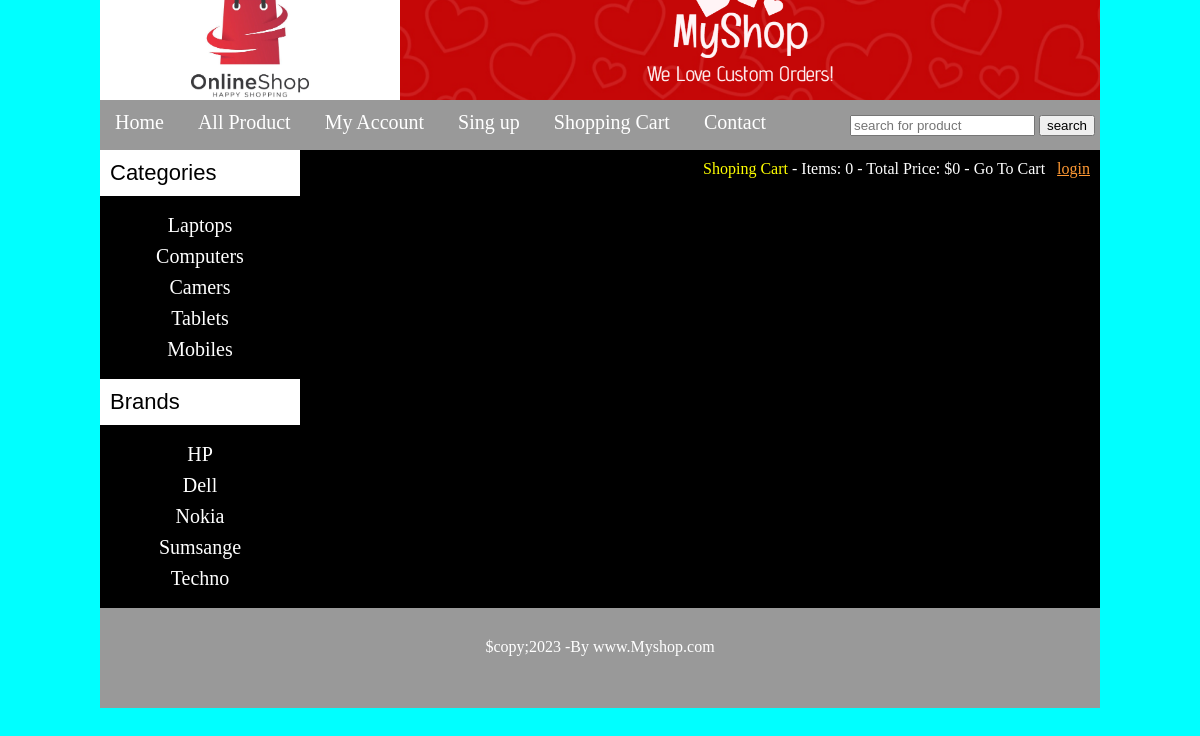
Before: / with the older database file.
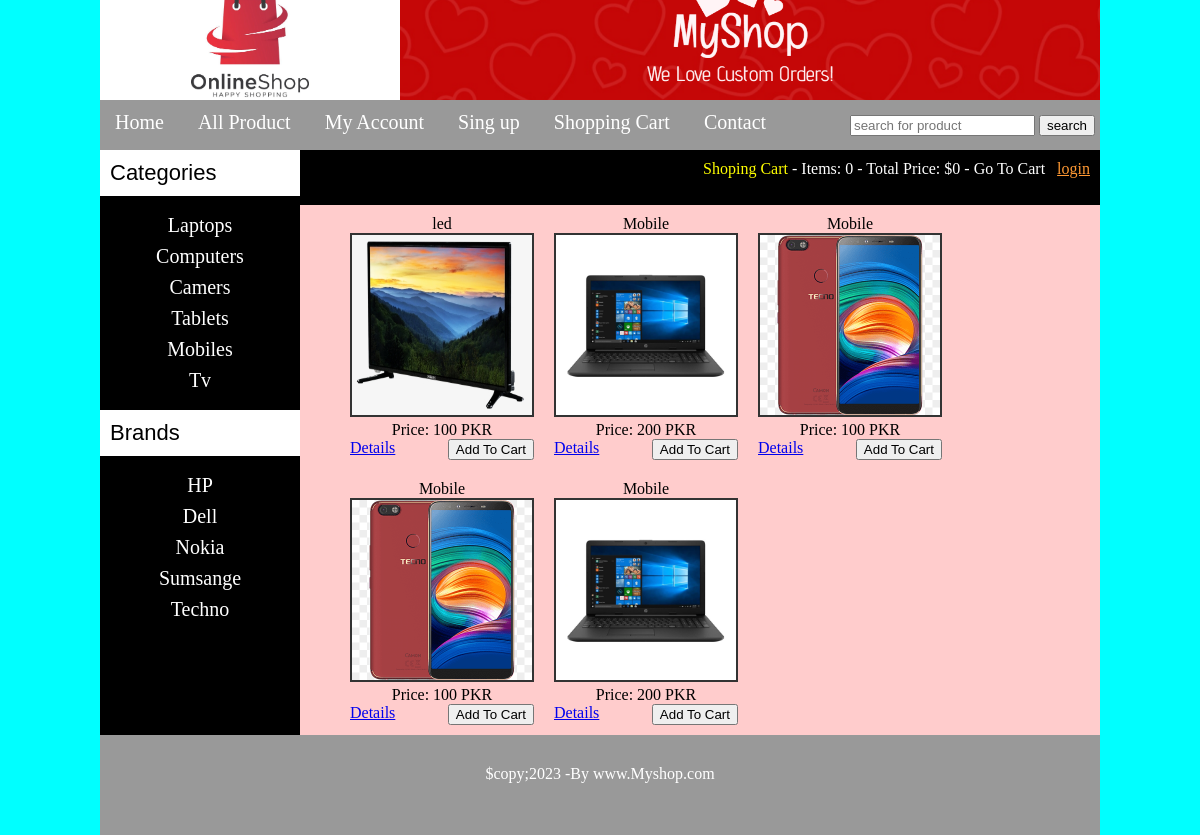
After: the same page with the newer database file.
### tables this page shows
CREATE TABLE `categories` (
  `cat_id` int(10) NOT NULL,
  `cat_titel` text NOT NULL
);

CREATE TABLE `brands` (
  `brand_id` int(10) NOT NULL,
  `brand_titel` text NOT NULL
);

CREATE TABLE `products` (
  `product_id` int(10) NOT NULL,
  `cat_id` int(10) NOT NULL,
  `brand_id` int(10) NOT NULL,
  `date` timestamp NOT NULL DEFAULT CURRENT_TIMESTAMP ON UPDATE CURRENT_TIMESTAMP,
  `product_titel` text NOT NULL,
  `product_image1` text NOT NULL,
  `product_image2` text NOT NULL,
  `product_image3` text NOT NULL,
  `product_price` int(10) NOT NULL,
  `product_des` text NOT NULL,
  `product_keywords` text NOT NULL,
  `status` text NOT NULL
);

### functions/function.php (the view, shortened to what this page needs)
<?php
$db=mysqli_connect("localhost","root","","myshop");
function get_client_ip() {
    $ipaddress = '';
    if (getenv('HTTP_CLIENT_IP'))
        $ipaddress = getenv('HTTP_CLIENT_IP');
    else if(getenv('HTTP_X_FORWARDED_FOR'))
        $ipaddress = getenv('HTTP_X_FORWARDED_FOR');
    else if(getenv('HTTP_X_FORWARDED'))
        $ipaddress = getenv('HTTP_X_FORWARDED');
    else if(getenv('HTTP_FORWARDED_FOR'))
        $ipaddress = getenv('HTTP_FORWARDED_FOR');
    else if(getenv('HTTP_FORWARDED'))
       $ipaddress = getenv('HTTP_FORWARDED');
    else if(getenv('REMOTE_ADDR'))
        $ipaddress = getenv('REMOTE_ADDR');
    else
        $ipaddress = 'UNKNOWN';
    return $ipaddress;
}
function items()
{
    if(isset($_GET['add_cart']))
    {
        global $db;
        $ip_addres=get_client_ip();
        $get_items= "select * from cart where ip_addres='$ip_addres'";
        $run_items=mysqli_query($db,$get_items);
        $count_items=mysqli_num_rows($run_items);
    }
    else
{
    $ip_addres=get_client_ip();
    global $db;
    $get_items= "select * from cart where ip_addres='$ip_addres'";
        $run_items=mysqli_query($db,$get_items);
        $count_items=mysqli_num_rows($run_items);
}
echo $count_items;
}
function total_price()
{
    $total=0;
    echo "$" .$total;
}
function getpro()
{
    global $db;
    if(!isset($_GET['cat']))
{
if(!isset($_GET['brand'])){
$get_product="select * from products order by rand() LIMIT 0,6";
$run_product=mysqli_query($db,$get_product);
while($row_product=mysqli_fetch_array($run_product))
{
    $pro_id=$row_product['product_id'];
    $pro_titel=$row_product['product_titel'];
    $pro_price=$row_product['product_price'];
    $pro_image=$row_product['product_image1'];
    echo "
    <div id='singel_product'>
    <h3>$pro_titel</h3>
    <img src='admin_area/product_images/$pro_image' width='180' height='180'><br>
    <p><b>Price: $pro_price PKR</b></p>
    <a href='details.php?pro_id=$pro_id' style='float:left;'>Details</a>
    <a href='index.php?add_cart=$pro_id'><button style='float:right';>Add To Cart</button></a>
    </div>";
}
}
}
}
function getcata()
{
    global $db;
$get_cata="SELECT * FROM `categories`";
$run_cata=mysqli_query($db,$get_cata);
while($row_cata=mysqli_fetch_array($run_cata)){
    $cat_id=$row_cata['cat_id'];
    $cata_titel=$row_cata['cat_titel'];
     echo"<li><a href='index.php?cat=$cat_id'>$cata_titel</a></li>";
}
}
function getbrand()
{
    global $db;
    $get_brand="SELECT * FROM `brands`";
$run_brand=mysqli_query($db,$get_brand);
while($row_brand=mysqli_fetch_array($run_brand)){
$brand_id=$row_brand['brand_id'];
    $brand_titel=$row_brand['brand_titel'];
     echo "<li><a href='index.php?brand=$brand_id'>$brand_titel</a></li>";
}
}
?>

### index.php (shortened to what this page needs)
<?php
include("functions/function.php");
?>
<!DOCTYPE html>
<html lang="en">
<head>
    <link rel="stylesheet" type="text/css" href="styles/style.css"  media="all">
</head>
<body>
    <div class="main_wrapper">
        <div class="header_wapper">
      <a href="index.php">  <img src="images/log.jpg" style="float:left;"></a>
        <img src="images/banner.jpg" style="float:right;">
</div>
<div id="navbar">
    <ul id="menu">
        <li><a href="index.php">Home</a></li>
        <li><a href="all_product.php">All Product</a></li>
        <li><a href="payment_option.php">My Account</a></li>
        <li><a href="user_rejester.php">Sing up</a></li>
        <li><a href="cart.php">Shopping Cart</a></li>
        <li><a href="contact.php">Contact</a></li>
</ul>
<div id="form">
    <form  method="get" action="results.php" enctype="multipart/form-data">
        <input type="text" name="user_qurey" placeholder="search for product"/>
        <input type="submit" name="search" value="search"/>
</form>
</div>
 </div>
<div class="content_wrapper">
<div id="left_slidebar">
<div id="slidebar_titel">Categories</div>
<ul id="cata">
    <?php getcata(); ?>
</ul>
<div id="slidebar_titel">Brands</div>
<ul id="cata">
<?php
getbrand();
?>
</ul>
</div>
<div id="right_content">
<div style="color:#fff; background:#000; width:780px; height:35px; float:right; padding:10px;">
<div id="guest">
    <?php
   if(!isset($_SESSION['customer_email']))
   {
    echo "<b><welcome guest!</b>  <b style='color:yellow'>Shoping Cart</b>";
   }
   else
   {
    echo "<b>welcome: " . "<span style='color:skyblue'>" .  $_SESSION['customer_email'] . "</span>" . "</b>" . "<b style='color:yellow'>Your Shoping Cart</b>";
   }
    ?>
    <span>- Items: <?php items(); ?> - Total Price:  <?php total_price();  ?> - <a href="cart.php" style="color:white; text-decoration:none;">Go To Cart</a>
<?php
if(!isset($_SESSION['customer_email']))
{
echo "<a href='checkout.php' style='color:#f93;'>login</a>";
}
else{
    echo "<a href='logout.php' style='color:#f93;'>logout</a>";
}
?>
</span>
</div>
</div>
<div id="product_box">
<?php getpro(); ?>
</div>
</div>
<div class="footer">
    <h1 style="color:#OOO; padding-top:30px; text-align:center;">$copy;2023 -By www.Myshop.com</h1>
</div>
</div>
</body>
</html>

### styles/style.css (style rules this page uses)
html, body, div, span, applet, object, iframe, h1, h2, h3, h4, h5, h6, p, blockquote, pre, a, abbr, acronym, address, big, cite, code, del, dfn, em, img, ins, kbd, q, s, samp, small, strike, strong, sub, sup, tt, var, b, u, i, center, dl, dt, dd, ol, ul, li, fieldset, form, label, legend, table, caption, tbody, tfoot, thead, tr, th, td, article, aside, canvas, details, embed, figure, figcaption, footer, header, hgroup, menu, nav, output, ruby, section, summary, time, mark, audio, video { margin: 0; padding: 0; border: 0; font-size: 100%; font: inherit; vertical-align: baseline; }
body { background-color: cyan; }
.main_wrapper { width: 1000px; height: auto; margin: auto; }
.header_wapper { width: 1000px; height: 100px; background: #fff; }
#navbar { width: 1000px; height: 50px; background:#999; color: #fff; }
#menu { padding: 0; margin-top: 5px; line-height: 35px; float: left; }
#menu li { list-style: none; display: inline; }
#menu a { color: #fff; text-decoration: none; font-size: 20px; margin: 5px; padding: 10px; }
#form { float: right; line-height: 50px; padding-right: 5px; }
.content_wrapper { width: 1000px; height: auto; background: #000; }
#right_content { width: 800px; background: #FCC; float: right; }
#left_slidebar { width: 200px; float: left; background: #000; }
.footer { width: 1000px; height: 100px; background: #999; color: #fff; clear: both; }
#slidebar_titel { background: #fff; color: #000; font-size: 22px; padding: 10px; font-family:'Franklin Gothic Medium', 'Arial Narrow', Arial, sans-serif; }
#cata { padding: 10px; text-align: center; }
#cata li { list-style: none; margin: 8px; }
#cata a { color: #fff; text-decoration: none; font-size: 20px; margin: 5px; }
#guest { float: right; }
#product_box { width: 780px; padding: 10px; margin-left: 30px; margin-top: 10px; margin-bottom: 10px; text-align: center; }
#singel_product { float: left; padding: 10px; }
#singel_product img { border: 2px solid #333; }

Changed rows visible on the page:
added categories: cat_titel "Tv"
added products: product_titel "led", product_image1 (picture), product_price "100"
added products: product_titel "Mobile", product_image1 (picture), product_price "200"
added products: product_titel "Mobile", product_image1 (picture), product_price "100"
added products: product_titel "Mobile", product_image1 (picture), product_price "100"
added products: product_titel "Mobile", product_image1 (picture), product_price "200"
